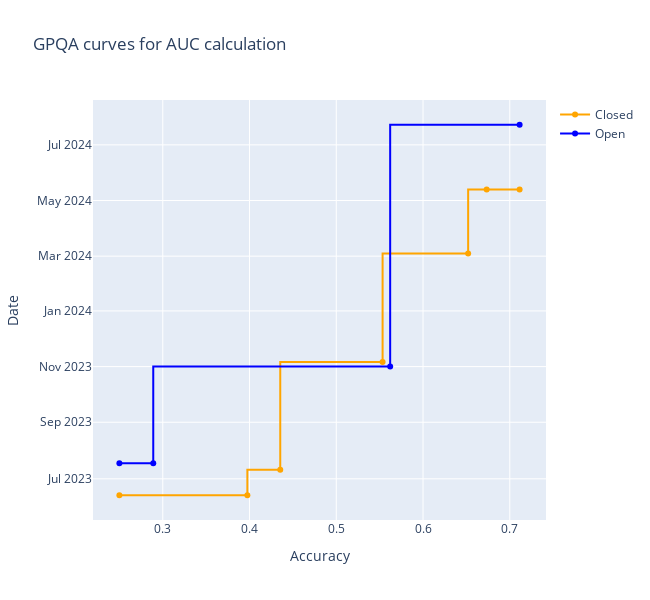

The cell this chart's notebook holds for it:
### Code cell
# Plot time on y axis and score on x axis
bench = 'GPQA'
fig = go.Figure()
fig.add_trace(
    go.Scatter(
        x=max_dfs_for_auc[bench]['Closed']['Score'],
        y=max_dfs_for_auc[bench]['Closed']['Date'], 
        mode='lines+markers',
        marker=dict(color='orange'),
        text=max_dfs_for_auc[bench]['Closed']['System'],
        textposition='bottom center',
        name='Closed',
        line=dict(shape='vh')
    )
)
fig.add_trace(
    go.Scatter(
        x=max_dfs_for_auc[bench]['Open']['Score'],
        y=max_dfs_for_auc[bench]['Open']['Date'],
        mode='lines+markers',
        marker=dict(color='blue'),
        text=max_dfs_for_auc[bench]['Open']['System'],
        textposition='bottom center',
        name='Open',
        line=dict(shape='vh')
    )
)
fig.update_layout(
    width=650,
    height=600,
    title=f"{bench} curves for AUC calculation",
    xaxis_title="Accuracy",
    yaxis_title="Date",
)
fig.show()

### Figure 1 — Plotly figure (JSON) as saved in the notebook; plotly's stock layout.template omitted (floating-point values rounded to 4 significant figures)
{"data": [{"line": {"shape": "vh"}, "marker": {"color": "orange"}, "mode": "lines+markers", "name": "Closed", "text": ["Random chance", "gpt-4-0613", "Claude 2", "gpt-4-1106-preview", "Claude 3 Opus", "GPT-4o", "Claude 3.5 Sonnet (Truncated)"], "textposition": "bottom center", "type": "scatter", "x": [0.25, 0.3975, 0.4354, 0.5534, 0.652, 0.6733, 0.7113], "y": ["2023-06-13T00:00:00", "2023-06-13T00:00:00", "2023-07-11T00:00:00", "2023-11-06T00:00:00", "2024-03-04T00:00:00", "2024-05-13T00:00:00", "2024-05-13T00:00:00"]}, {"line": {"shape": "vh"}, "marker": {"color": "blue"}, "mode": "lines+markers", "name": "Open", "text": ["Random chance", "LLaMa-2 70B", "DeepSeek-Coder", "Llama 3.1 405B"], "textposition": "bottom center", "type": "scatter", "x": [0.25, 0.289, 0.5621, 0.7113], "y": ["2023-07-18T00:00:00", "2023-07-18T00:00:00", "2023-11-01T00:00:00", "2024-07-23T00:00:00"]}], "layout": {"height": 600, "title": {"text": "GPQA curves for AUC calculation"}, "width": 650, "xaxis": {"title": {"text": "Accuracy"}}, "yaxis": {"title": {"text": "Date"}}}}
